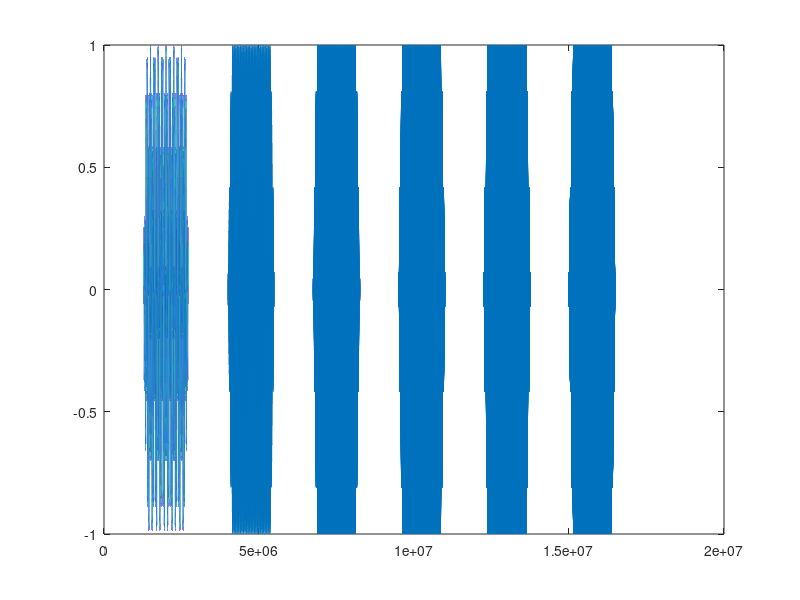

MATLAB code to generate this figure: (Note: this script raises an error after producing the figure.)
close all
clear all
clc

% User input

df = [5 10 40]; % define df
sf = {'df5' ,'df10','df40'}; % define df
s1 = {'2_df5_1ep' ,'2_df10_1ep','2_df40_1ep'}; % define df
s2 = {'2_df5_2ep' ,'2_df10_2ep','2_df40_1ep'}; % define df

%% Stimulation signal script

% User input

f = [10 100 500 1000 2500 5000];
range = 9;

for cf = 1:length(f)
    for x = 1: length(df)
        rand_f1.(char(sf(x))) = randi([f(cf)-range f(cf)+range]);
        rand_f2.(char(sf(x))) =  rand_f1.(char(sf(x))) + df(x);
        rand_pair.(char(sf(x)))(cf,:) = [rand_f1.(char(sf(x))) rand_f2.(char(sf(x)))];
    end
end
random_freq_pairs_2 = rand_pair(randperm(size(rand_pair, 1)), :);

two_five_hz = random_freq_pairs_2.df5;
two_ten_hz = random_freq_pairs_2.df10;
two_forty_hz = random_freq_pairs_2.df40;

save('2_5hz', 'two_five_hz');
save('2_10hz', 'two_ten_hz');
save('2_40hz', 'two_forty_hz');

%% Create waveforms

% 1 electrode pair - protocol 2

for  x = 1:length(df)
I1x.(char(sf(x))) = [];
end

for i = 1:length(f)
    for x = 1:length(df)
        
        dt = 0.004;
        f1.(char(sf(x)))(i,1) = random_freq_pairs_2.(char(sf(x)))(i,1);
        f2.(char(sf(x)))(i,1) = random_freq_pairs_2.(char(sf(x)))(i,2);
        
        ramp_up_t = 500; % ms
        ramp_down_t = 500;
        
        A1 = 0.5;
        A2 = 0.5;
        
        phi1 = 0;
        phi2 = pi;
        
        % convert to ms
        
        f1.(char(sf(x)))(i,1) = f1.(char(sf(x)))(i,1)/1000;
        f2.(char(sf(x)))(i,1) = f2.(char(sf(x)))(i,1)/1000;
        
        each_stim_t = 6*1000; % 10 s on
        each_break_t = 5*1000;
        total_t = 71*1000; % 1 min
        
        stim_tt = dt:dt:each_stim_t;
        
        I1_stim.(char(sf(x)))(i,:) = A1*cos(2*pi*f1.(char(sf(x)))(i,1)*stim_tt+phi1) + A2*cos(2*pi*f2.(char(sf(x)))(i,1)*stim_tt+phi1);
        
        if ramp_up_t
            ramp_up_size = round(ramp_up_t/dt);
            ramp_vec = 0:1/ramp_up_size:1;
            
             I1_stim.(char(sf(x)))(i,1:length(ramp_vec)) = ramp_vec.*I1_stim.(char(sf(x)))(i,1:length(ramp_vec));
            
        end
        
        if ramp_down_t
            ramp_down_size = round(ramp_down_t/dt);
            ramp_vec = fliplr(0:1/ramp_down_size:1);
            
             I1_stim.(char(sf(x)))(i,end-length(ramp_vec)+1:end) = ramp_vec.*I1_stim.(char(sf(x)))(i,end-length(ramp_vec)+1:end);
            
        end
        
%         figure,plot( I1_stim.(char(sf(x)))(i,:))
        
        % period 10s of zeros
        break_tt = dt:dt:each_break_t;
        
        I1_break = zeros(1,length(break_tt));

        % complete 'cycle'
        I1_cycle.(char(sf(x)))(i,:) = [I1_stim.(char(sf(x)))(i,:) I1_break];
        
%         figure,plot(I1_cycle.(char(sf(x)))(i,:))
        
        I1x.(char(sf(x))) = [I1x.(char(sf(x))), I1_cycle.(char(sf(x)))(i,:)];

    end
end

each_pre_t = 5*1000;
pre_tt = dt:dt:each_pre_t;
I1_pre = zeros(1,length(pre_tt));
        
for  x = 1:length(df)
    I1x.(char(sf(x))) = [I1_pre, I1x.(char(sf(x)))];
    I2x.(char(sf(x))) = zeros(size(I1x.(char(sf(x)))));
    figure,plot(I1x.(char(sf(x))) + I2x.(char(sf(x))))
    saveas(gcf,[char(s1(x)) '.fig']);
end

for  x = 1:length(df)
I1 = I1x.(char(sf(x)));
I2 = I2x.(char(sf(x)));
save(char(s1(x)),'I1','I2');
end

% %% 2 electrode pair - protocol 2
% %fix ramp
% for  x = 1:length(df)
% I1x.(char(sf(x))) = [];
% I2x.(char(sf(x))) = [];
% end
% 
% for i = 1:length(f)
%     for x = 1:length(df)
%         
%         dt = 0.004;
%         f1.(char(sf(x)))(i,1) = random_freq_pairs_2.(char(sf(x)))(i,1);
%         f2.(char(sf(x)))(i,1) = random_freq_pairs_2.(char(sf(x)))(i,2);
%         
%         ramp_up_t = 500; % ms
%         ramp_down_t = 500;
%         
%         A1 = 0.5;
%         A2 = 0.5;
%         
%         phi1 = 0;
%         phi2 = pi;
%         
%         % convert to ms
%         
%         f1.(char(sf(x)))(i,1) = f1.(char(sf(x)))(i,1)/1000;
%         f2.(char(sf(x)))(i,1) = f2.(char(sf(x)))(i,1)/1000;
%         
%         each_pre_t = 1*1000;
%         each_stim_t = 5*1000; % 10 s on
%         each_break_t = 4*1000;
%         total_t = 100*1000; % 1 min
%         
%         stim_tt = dt:dt:each_stim_t;
%         
%         I1_stim.(char(sf(x)))(i,:) = A1*cos(2*pi*f1.(char(sf(x)))(i,1)*stim_tt+phi1);
%         I2_stim.(char(sf(x)))(i,:) = A2*cos(2*pi*f2.(char(sf(x)))(i,1)*stim_tt+phi2);
%         
%         if ramp_up_t
%             ramp_up_size = round(ramp_up_t/dt);
%             ramp_vec = 0:1/ramp_up_size:1;
%             
%              I1_stim.(char(sf(x)))(1:length(ramp_vec)) = ramp_vec.*I1_stim.(char(sf(x)))(1:length(ramp_vec));
%              I2_stim.(char(sf(x)))(1:length(ramp_vec)) = ramp_vec.*I1_stim.(char(sf(x)))(1:length(ramp_vec));
%         end
%         
%         if ramp_down_t
%             ramp_down_size = round(ramp_down_t/dt);
%             ramp_vec = fliplr(0:1/ramp_down_size:1);
%             
%              I1_stim.(char(sf(x)))(end-length(ramp_vec)+1:end) = ramp_vec.*I1_stim.(char(sf(x)))(end-length(ramp_vec)+1:end);
%              I2_stim.(char(sf(x)))(end-length(ramp_vec)+1:end) = ramp_vec.*I1_stim.(char(sf(x)))(end-length(ramp_vec)+1:end);
%         end
%         
%         figure,plot(I1_stim.(char(sf(x)))(i,:) + I2_stim.(char(sf(x)))(i,:))
%         
%         % period 10s of zeros
%         break_tt = dt:dt:each_break_t;
%         
%         I1_break = zeros(1,length(break_tt));
%         I2_break = zeros(1,length(break_tt));
%         
%         % pre-stim period
%         
%         pre_tt = dt:dt:each_pre_t;
%         
%         I1_pre = zeros(1,length(pre_tt));
%         I2_pre = zeros(1,length(pre_tt));
%         
%         % complete 'cycle'
%         I1_cycle.(char(sf(x)))(i,:) = [I1_pre  I1_stim.(char(sf(x)))(i,:) I1_break];
%         I2_cycle.(char(sf(x)))(i,:) = [I2_pre  I2_stim.(char(sf(x)))(i,:) I2_break];
%         
%         figure,plot(I1_cycle.(char(sf(x)))(i,:) + I2_cycle.(char(sf(x)))(i,:))
%         
%         I1x.(char(sf(x))) = [I1x.(char(sf(x))), I1_cycle.(char(sf(x)))(i,:)];
%         I2x.(char(sf(x))) = [I2x.(char(sf(x))), I2_cycle.(char(sf(x)))(i,:)];
%     end
% end
% 
% for  x = 1:length(df)
%     figure,plot(I1x.(char(sf(x))) + I2x.(char(sf(x))))
%     saveas(gcf,[char(s2(x)) '.fig']);
% end
% 
% for  x = 1:length(df)
% I1 = I1x.(char(sf(x)));
% I2 = I2x.(char(sf(x)));
% save(char(s2(x)),'I1','I2');
% end